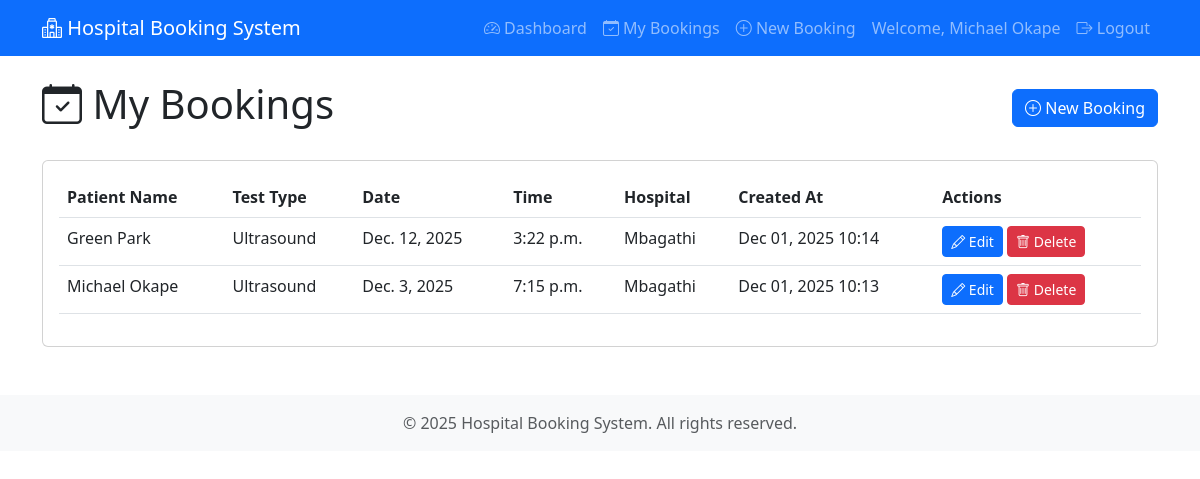
The page /bookings/ (signed in) on the database its author committed.
### core/models.py (models this page shows, shortened)
class Booking(models.Model):
    user = models.ForeignKey(User, on_delete=models.CASCADE, related_name='bookings', null=True, blank=True)
    patient = models.ForeignKey(Patient, on_delete=models.CASCADE, related_name='bookings')
    test = models.ForeignKey(Test, on_delete=models.CASCADE, related_name='bookings')
    date = models.DateField()
    time = models.TimeField()
    hospital = models.CharField(max_length=200)
    created_at = models.DateTimeField(auto_now_add=True)
    class Meta:
        ordering = ['-date', '-time']
        unique_together = [('patient', 'test', 'date', 'time')]

class Patient(models.Model):
    name = models.CharField(max_length=200)
    age = models.IntegerField()
    contact = models.CharField(
        max_length=10,
        validators=[
            RegexValidator(
                regex=r'^07\d{8}$',
                message='Contact number must start with 07 and be 10 digits long (e.g., 0712345678).'
            )
        ]
    )
    created_at = models.DateTimeField(auto_now_add=True)
    class Meta:
        ordering = ['-created_at']

class Test(models.Model):
    name = models.CharField(max_length=200, unique=True)
    class Meta:
        ordering = ['name']

### core/views.py (the view)
# urls.py: path('bookings/', views.list_bookings, name='list_bookings'),
@login_required
def list_bookings(request):
    bookings = Booking.objects.filter(user=request.user).select_related('patient', 'test')
    context = {
        'bookings': bookings
    }
    return render(request, 'core/booking_list.html', context)

### core/templates/core/booking_list.html (shortened to what this page needs)
{% extends 'base.html' %}
{% block content %}
<div class="row">
    <div class="col-12">
        <div class="d-flex justify-content-between align-items-center mb-4">
            <h1>
                <i class="bi bi-calendar-check"></i> My Bookings
            </h1>
            <a href="{% url 'create_booking' %}" class="btn btn-primary">
                <i class="bi bi-plus-circle"></i> New Booking
            </a>
        </div>
    </div>
</div>
<div class="row">
    <div class="col-12">
        <div class="card">
            <div class="card-body">
                {% if bookings %}
                    <div class="table-responsive">
                        <table class="table table-hover">
                            <thead>
                                <tr>
                                    <th>Patient Name</th>
                                    <th>Test Type</th>
                                    <th>Date</th>
                                    <th>Time</th>
                                    <th>Hospital</th>
                                    <th>Created At</th>
                                    <th>Actions</th>
                                </tr>
                            </thead>
                            <tbody>
                                {% for booking in bookings %}
                                <tr>
                                    <td>{{ booking.patient.name }}</td>
                                    <td>{{ booking.test.name }}</td>
                                    <td>{{ booking.date }}</td>
                                    <td>{{ booking.time }}</td>
                                    <td>{{ booking.hospital }}</td>
                                    <td>{{ booking.created_at|date:"M d, Y H:i" }}</td>
                                    <td>
                                        <a href="{% url 'update_booking' booking.id %}" class="btn btn-sm btn-primary">
                                            <i class="bi bi-pencil"></i> Edit
                                        </a>
                                        <a href="{% url 'delete_booking' booking.id %}" class="btn btn-sm btn-danger">
                                            <i class="bi bi-trash"></i> Delete
                                        </a>
                                    </td>
                                </tr>
                                {% endfor %}
                            </tbody>
                        </table>
                    </div>
                {% else %}
                    <div class="alert alert-info text-center">
                        <i class="bi bi-info-circle"></i> No bookings found.
                        <a href="{% url 'create_booking' %}">Create your first booking</a>.
                    </div>
                {% endif %}
            </div>
        </div>
    </div>
</div>
{% endblock %}

### core/templates/base.html (shortened to what this page needs)
<!DOCTYPE html>
<html lang="en">
<head>
    <link href="https://cdn.jsdelivr.net/npm/bootstrap@5.3.0/dist/css/bootstrap.min.css" rel="stylesheet">
    <link href="https://cdn.jsdelivr.net/npm/bootstrap-icons@1.10.0/font/bootstrap-icons.css" rel="stylesheet">
</head>
<body>
    <nav class="navbar navbar-expand-lg navbar-dark bg-primary">
        <div class="container">
            <a class="navbar-brand" href="{% url 'dashboard' %}">
                <i class="bi bi-hospital"></i> Hospital Booking System
            </a>
            <div class="collapse navbar-collapse" id="navbarNav">
                <ul class="navbar-nav ms-auto">
                    {% if user.is_authenticated %}
                        <li class="nav-item">
                            <a class="nav-link" href="{% url 'dashboard' %}">
                                <i class="bi bi-speedometer2"></i> Dashboard
                            </a>
                        </li>
                        <li class="nav-item">
                            <a class="nav-link" href="{% url 'list_bookings' %}">
                                <i class="bi bi-calendar-check"></i> My Bookings
                            </a>
                        </li>
                        <li class="nav-item">
                            <a class="nav-link" href="{% url 'create_booking' %}">
                                <i class="bi bi-plus-circle"></i> New Booking
                            </a>
                        </li>
                        <li class="nav-item">
                            <span class="nav-link">Welcome, {{ user.get_full_name|default:user.username }}</span>
                        </li>
                        <li class="nav-item">
                            <a class="nav-link" href="{% url 'logout' %}">
                                <i class="bi bi-box-arrow-right"></i> Logout
                            </a>
                        </li>
                    {% endif %}
                </ul>
            </div>
        </div>
    </nav>
    <main class="container my-4">
        {% block content %}
        {% endblock %}
    </main>
    <footer class="bg-light text-center py-3 mt-5">
        <div class="container">
            <p class="text-muted mb-0">&copy; 2025 Hospital Booking System. All rights reserved.</p>
        </div>
    </footer>
</body>
</html>

### rows shown on the page
Booking: patient.name "Green Park", test.name "Ultrasound", date "Dec. 12, 2025", time "3:22 p.m.", hospital "Mbagathi", created_at "Dec 01, 2025 10:14"
Booking: patient.name "Michael Okape", test.name "Ultrasound", date "Dec. 3, 2025", time "7:15 p.m.", hospital "Mbagathi", created_at "Dec 01, 2025 10:13"

### other values the page prints
{{ user.get_full_name|default:user.username }} "Michael Okape"
